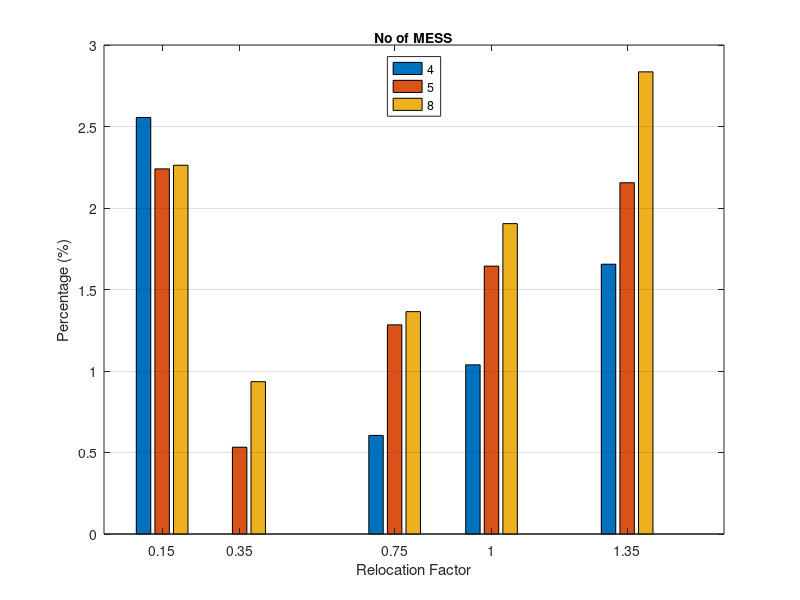

The MATLAB source for this figure:
%% peak shave dataset
load 10MESS_200rf.mat
disp(str_10MESS_200rf)
%%
reloc_array = linspace(0,2,201);
%%
% number of mess in the plot
% no_mess_pl = 4:6;
no_mess_pl = [4 5 8];
figure(2020+randi(400,1))
% plot(reloc_array,perc_gain_mat(:,no_mess_pl))
reloc_ind = [0.15 0.35 0.75 1.0 1.35];
bar(reloc_ind,perc_gain_mat(reloc_ind*100,no_mess_pl));
set(gca, 'XTick', (reloc_ind))
% set(gca,'YGrid','on','LineWidth',1.5)
set(gca,'YGrid','on')
% set(gca, 'XTickLabel', {num2str(reloc_ind(1)),num2str(reloc_ind(2)),num2str(reloc_ind(3))})
% xticks(h_bar,reloc_ind*100)
% xticklabels(h_bar,{num2str(reloc_ind)})
% title(['Gain percentage',newline,'No of MESS: ',num2str(NO_MESS)])
xlabel('Relocation Factor')
ylabel("Percentage (%)")
% ylim([0.9 3.1])
% xlim([0 200])
h_leg = legend('show');
title(h_leg,'No of MESS')
% legend(num2str(no_mess_pl))
% legend('-DynamicLegend','DisplayName',num2str(no_mess_pl))
legend({num2str(no_mess_pl(1)),num2str(no_mess_pl(2)),num2str(no_mess_pl(3))},'Location','north')
%%
% print('bar_peak_shave','-dpng','-r0')
print('bar_peak_shave','-depsc','-r300')

%%
close all